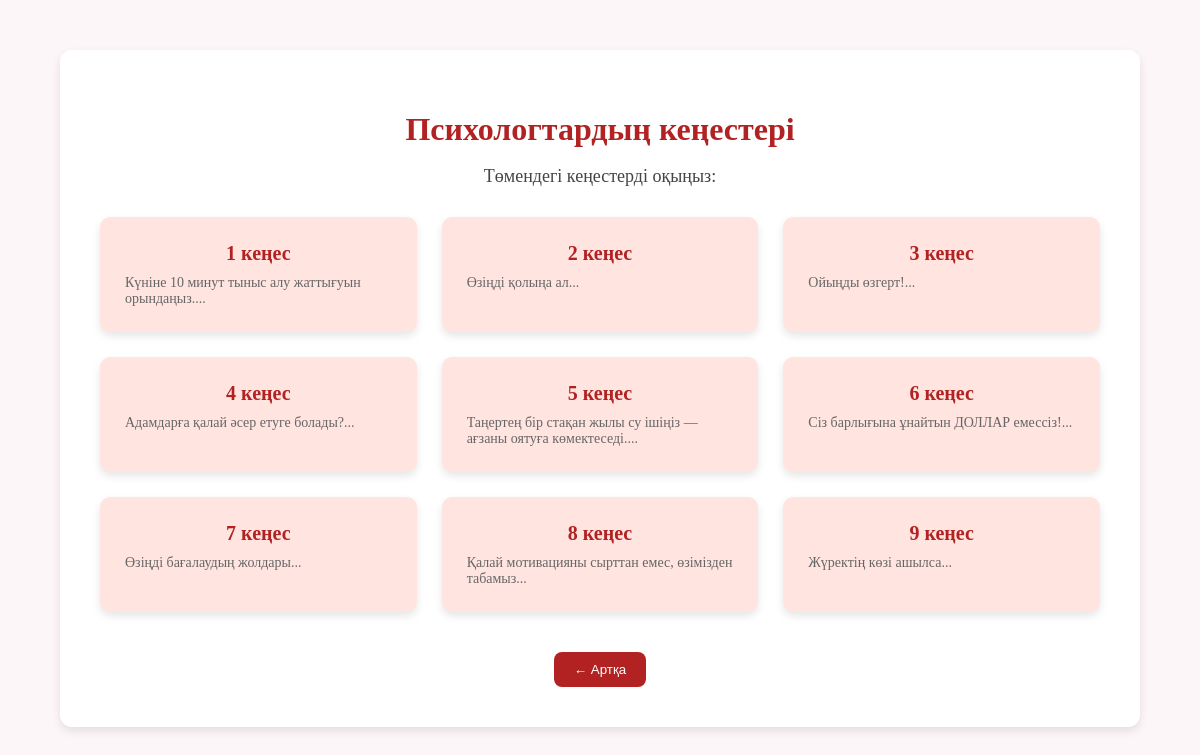
Screenshot of /advice (signed in) with the database file from the repository.
### tables this page shows
CREATE TABLE "advice" (
	"id"	INTEGER,
	"name"	TEXT,
	"content"	TEXT,
	"video_url"	TEXT,
	PRIMARY KEY("id" AUTOINCREMENT)
);

### main.py (the view)
@app.get("/advice", response_class=HTMLResponse)
def read_advice(request: Request, db: Database = Depends(get_db)):
    user = require_auth(request)
    if isinstance(user, RedirectResponse):
        return user
    advice_list = db.get_all_advice()
    return templates.TemplateResponse("advice.html", {
        "request": request,
        "title": "Кеңес беру",
        "user": user,
        "advice_list": advice_list
    })

### templates/advice.html (shortened to what this page needs)
<!DOCTYPE html>
<html lang="kk">
<head>
</head>
<body>
<div class="container">
    <h1>Психологтардың кеңестері</h1>
    <p class="intro">Төмендегі кеңестерді оқыңыз:</p>
    <div class="grid">
        {% for advice in advice_list %}
        <div class="item">
            <a href="/advice/{{ advice.id }}">
                {{ advice.name }}
            </a>
            <div class="advice-content">
                {{ advice.content[:100] }}...
            </div>
        </div>
        {% endfor %}
    </div>
    <a href="/hope"><button>← Артқа</button></a>
</div>
</body>
</html>

### templates/advice.html (style rules this page uses)
body { font-family: 'Times New Roman'; background: #FDF6F9; margin: 0; padding: 0; text-align: center; }
.container { max-width: 1000px; margin: 50px auto; background: #fff; border-radius: 12px; padding: 40px; box-shadow: 0 4px 10px rgba(0,0,0,0.1); }
h1 { color: #B22222; margin-bottom: 15px; }
p.intro { font-size: 18px; color: #444; margin-bottom: 30px; }
.grid { display: grid; grid-template-columns: repeat(auto-fit, minmax(250px, 1fr)); gap: 25px; }
.item { background: #FFE4E0; border-radius: 10px; padding: 25px; box-shadow: 0 4px 8px rgba(0,0,0,0.1); transition: transform 0.3s, background 0.3s; }
.item a { text-decoration: none; color: #B22222; font-size: 20px; font-weight: bold; display: block; }
.advice-content { font-size: 14px; color: #666; margin-top: 10px; text-align: left; }
button { background: #B22222; color: white; padding: 10px 20px; border: none; border-radius: 8px; margin-top: 40px; cursor: pointer; }

### rows the page displays
advice: name "1 кеңес", content "Күніне 10 минут тыныс алу жаттығуын орындаңыз."
advice: name "2 кеңес", content "Өзіңді қолыңа ал"
advice: name "3 кеңес", content "Ойыңды өзгерт!"
advice: name "4 кеңес", content "Адамдарға қалай әсер етуге болады?"
advice: name "5 кеңес", content "Таңертең бір стақан жылы су ішіңіз — ағзаны оятуға көмектеседі."
advice: name "6 кеңес", content "Сіз барлығына ұнайтын ДОЛЛАР емессіз!"
advice: name "7 кеңес", content "Өзіңді бағалаудың жолдары"
advice: name "8 кеңес", content "Қалай мотивацияны сырттан емес, өзімізден табамыз"
advice: name "9 кеңес", content "Жүректің көзі ашылса"
